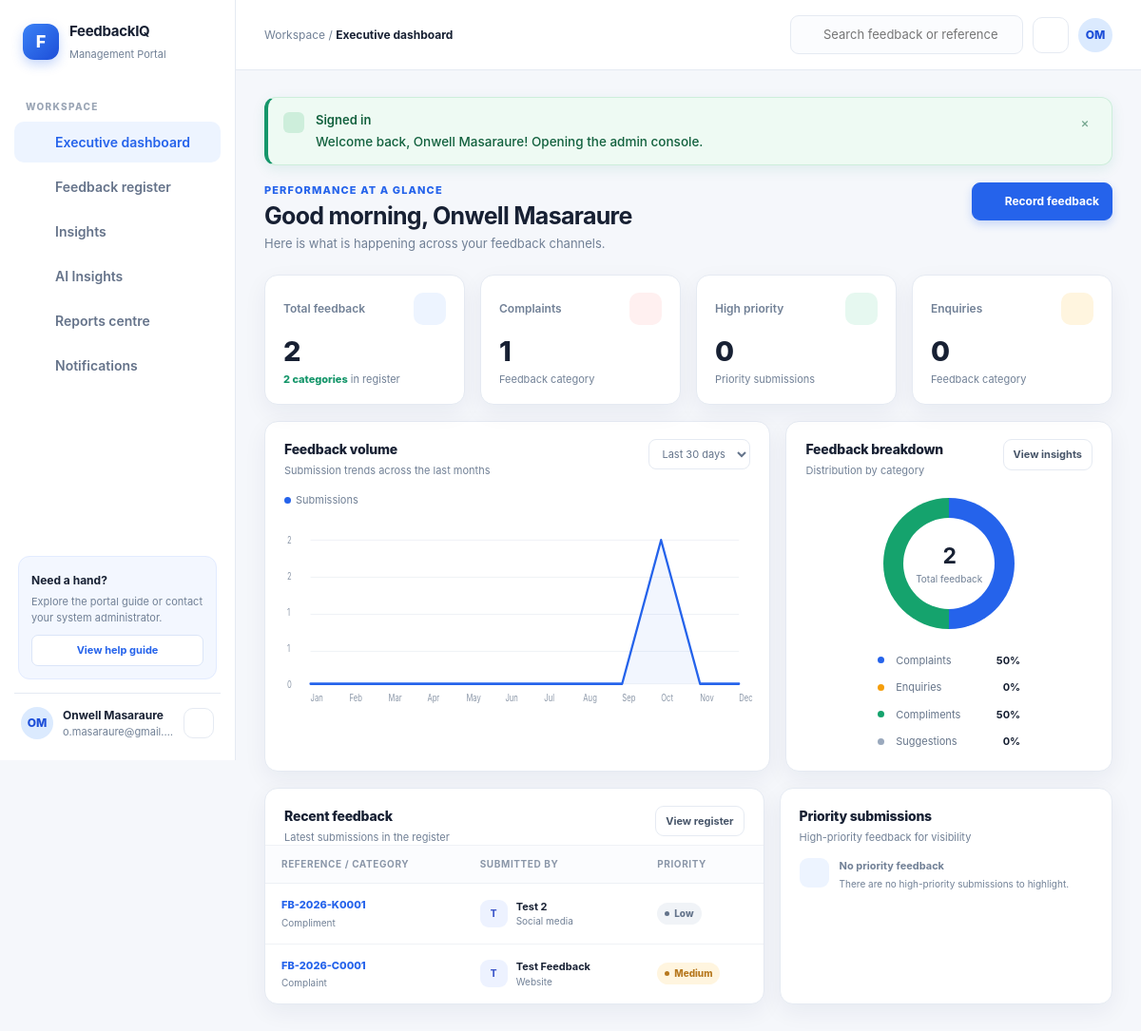
/user/index.php (signed in), run on an earlier commit of the app's database.
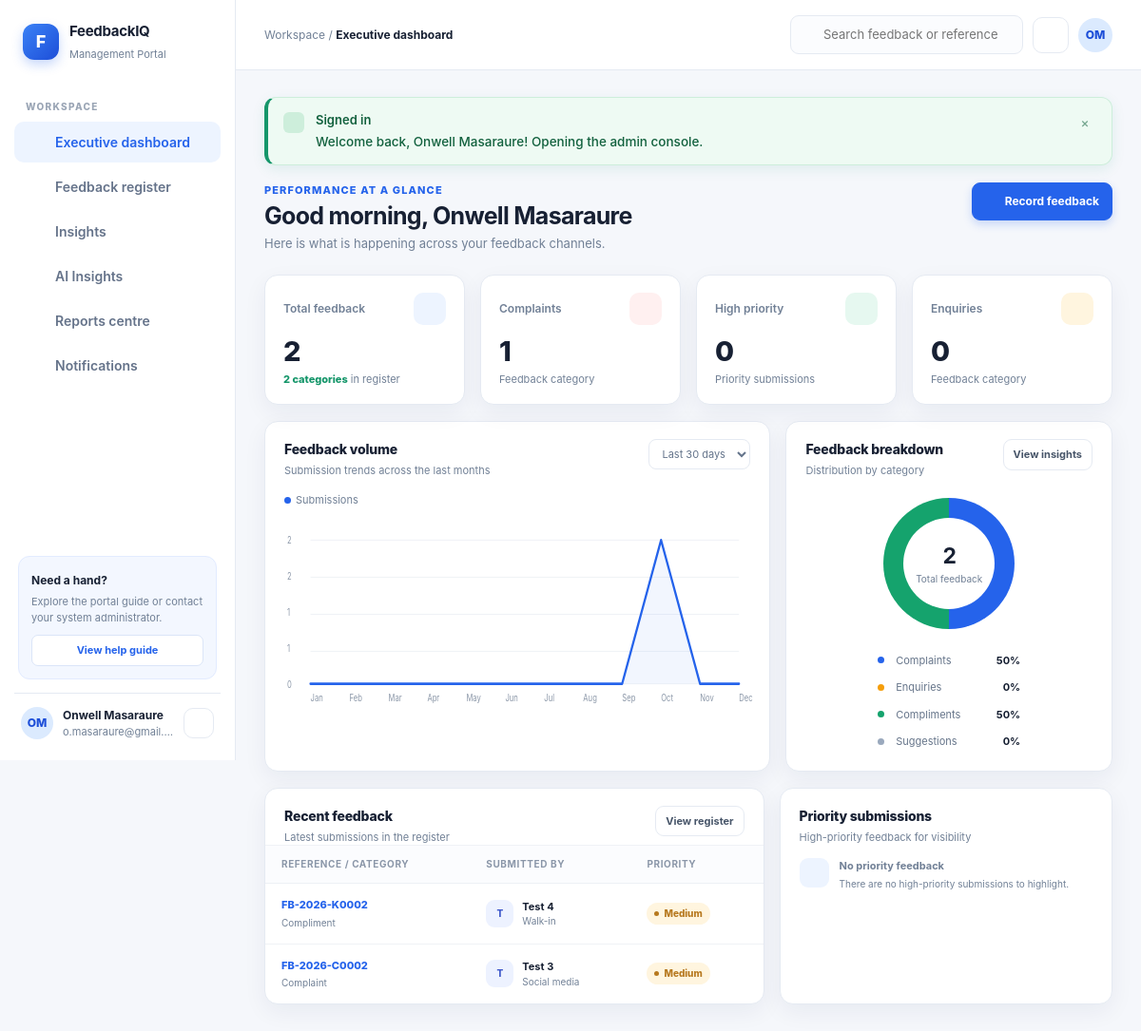
And on a later commit of the database.
### tables this page shows
CREATE TABLE `feedback` (
  `id` int(10) UNSIGNED NOT NULL,
  `reference` varchar(24) NOT NULL,
  `submitted_by` int(10) UNSIGNED DEFAULT NULL,
  `name` varchar(120) NOT NULL DEFAULT 'Anonymous',
  `type` enum('Complaint','Enquiry','Compliment','Suggestion') NOT NULL,
  `priority` enum('Low','Medium','High') NOT NULL DEFAULT 'Medium',
  `summary` text NOT NULL,
  `channel` varchar(40) NOT NULL DEFAULT 'Website',
  `assignee` varchar(120) NOT NULL DEFAULT 'Unassigned',
  `status` enum('Open','In progress','Resolved') NOT NULL DEFAULT 'Open',
  `due_at` date DEFAULT NULL,
  `created_at` datetime NOT NULL DEFAULT current_timestamp(),
  `updated_at` datetime NOT NULL DEFAULT current_timestamp() ON UPDATE current_timestamp(),
  `forwarded_to` varchar(120) NOT NULL DEFAULT '',
  `courtesy_response` text DEFAULT NULL
);

### user/index.php (the view, shortened to what the rows shown need)
<?php
$user   = $_SESSION['user'];
$name   = (string)($user['name']  ?? 'User');
$hour     = (int)date('G');
$greeting = $hour < 12 ? 'Good morning' : ($hour < 18 ? 'Good afternoon' : 'Good evening');
function db(): PDO
{
    static $pdo = null;
    $dsn  = 'mysql:host=' . DB_HOST . ';dbname=' . DB_NAME . ';charset=' . DB_CHARSET;
    $opts = [
        PDO::ATTR_ERRMODE            => PDO::ERRMODE_EXCEPTION,
        PDO::ATTR_DEFAULT_FETCH_MODE => PDO::FETCH_ASSOC,
        PDO::ATTR_EMULATE_PREPARES   => false,
    ];
    try {
        $pdo = new PDO($dsn, DB_USER, DB_PASS, $opts);
    } catch (PDOException $ex) {
        $unknown = ($ex->getCode() === '1049') || (strpos($ex->getMessage(), 'Unknown database') !== false);
        if ($unknown) {
            try {
                $srv = new PDO('mysql:host=' . DB_HOST . ';charset=' . DB_CHARSET, DB_USER, DB_PASS,
                    [PDO::ATTR_ERRMODE => PDO::ERRMODE_EXCEPTION]);
                $srv->exec('CREATE DATABASE IF NOT EXISTS `' . DB_NAME . '` ' .
                    'CHARACTER SET utf8mb4 COLLATE utf8mb4_unicode_ci');
                $srv = null;
                $pdo = new PDO($dsn, DB_USER, DB_PASS, $opts);
            } catch (PDOException $ex2) { db_fail($ex2->getMessage()); }
        } else { db_fail($ex->getMessage()); }
    }
    $pdo->exec("
        CREATE TABLE IF NOT EXISTS feedback (
            id           INT UNSIGNED AUTO_INCREMENT PRIMARY KEY,
            reference    VARCHAR(24) NOT NULL UNIQUE,
            submitted_by INT UNSIGNED NULL,
            name         VARCHAR(120) NOT NULL DEFAULT 'Anonymous',
            type         ENUM('Complaint','Enquiry','Compliment','Suggestion') NOT NULL,
            priority     ENUM('Low','Medium','High') NOT NULL DEFAULT 'Medium',
            summary      TEXT NOT NULL,
            forwarded_to VARCHAR(120) NOT NULL DEFAULT '',
            courtesy_response TEXT NULL,
            channel      VARCHAR(40) NOT NULL DEFAULT 'Website',
            created_at   DATETIME NOT NULL DEFAULT CURRENT_TIMESTAMP,
            updated_at   DATETIME NOT NULL DEFAULT CURRENT_TIMESTAMP ON UPDATE CURRENT_TIMESTAMP,
            INDEX (type), INDEX (priority), INDEX (submitted_by)
        ) ENGINE=InnoDB DEFAULT CHARSET=utf8mb4 COLLATE=utf8mb4_unicode_ci
    ");
    $pdo->exec("
        CREATE TABLE IF NOT EXISTS settings (
            k VARCHAR(64) PRIMARY KEY,
            v TEXT NOT NULL
        ) ENGINE=InnoDB DEFAULT CHARSET=utf8mb4 COLLATE=utf8mb4_unicode_ci
    ");
    $pdo->exec("
        CREATE TABLE IF NOT EXISTS audit_log (
            id      INT UNSIGNED AUTO_INCREMENT PRIMARY KEY,
            ts      DATETIME NOT NULL DEFAULT CURRENT_TIMESTAMP,
            actor   VARCHAR(120) NOT NULL,
            action  VARCHAR(80) NOT NULL,
            ref     VARCHAR(40) NULL,
            details TEXT NULL,
            INDEX (ts)
        ) ENGINE=InnoDB DEFAULT CHARSET=utf8mb4 COLLATE=utf8mb4_unicode_ci
    ");
    return $pdo;
}
function e($v): string
{
    return htmlspecialchars((string)$v, ENT_QUOTES, 'UTF-8');
}
function format_date(?string $d): string
{
    $ts = strtotime($d);
    return $ts ? date('d M Y', $ts) : '—';
}
function pill_priority(string $p): string
{
    $cls = $p === 'High' ? 'p-urgent' : ($p === 'Medium' ? 'p-open' : 'p-low');
    return '<span class="pill ' . $cls . '">' . e($p) . '</span>';
}
$pdo = db();
$all = $pdo->query('SELECT reference, name, type, priority, summary, forwarded_to, courtesy_response, channel, created_at FROM feedback ORDER BY created_at DESC')->fetchAll() ?: [];
$recent = array_slice($all, 0, 5);
$page = (string)($_GET['page'] ?? 'overview');
?>
<!DOCTYPE html>
<html lang="en">
<head>
</head>
<body>
<div class="app">
  <div class="main">
    <main class="content">
      <section class="page <?= $page === 'overview' ? 'active' : '' ?>" id="page-overview">
        <div class="page-head">
          <div>
            <h1><?= e($greeting) ?>, <?= e($name) ?></h1>
          </div>
        </div>
        <div class="grid midgrid">
          <div class="card">
            <div class="card-head">
              <div><h2>Feedback volume</h2><p>Submission trends across the last months</p></div>
            </div>
          </div>
          <div class="card">
            <div class="card-head">
              <div><h2>Feedback breakdown</h2><p>Distribution by category</p></div>
            </div>
          </div>
        </div>
        <div class="grid bottomgrid">
          <div class="card table-card">
            <div class="card-head">
              <div><h2>Recent feedback</h2><p>Latest submissions in the register</p></div>
            </div>
            <div class="table-scroll">
              <table class="table">
                <thead><tr><th>Reference / Category</th><th>Submitted by</th><th>Priority</th><th>Received</th></tr></thead>
                <tbody>
                <?php if (!$recent): ?>
                  <tr><td colspan="4" style="text-align:center;color:var(--muted);padding:28px">No feedback recorded yet.</td></tr>
                <?php else: foreach ($recent as $r): ?>
                  <tr>
                    <td><span class="ref"><?= e($r['reference']) ?></span><div style="font-size:10px;margin-top:3px;color:var(--muted)"><?= e($r['type']) ?></div></td>
                    <td><div class="person"><div class="mini-avatar"><?= e(strtoupper(substr($r['name'],0,1))) ?></div><div><b><?= e($r['name']) ?></b><small><?= e($r['channel']) ?></small></div></div></td>
                    <td><?= pill_priority($r['priority']) ?></td>
                    <td><?= e(format_date($r['created_at'])) ?></td>
                  </tr>
                <?php endforeach; endif; ?>
                </tbody>
              </table>
            </div>
          </div>
          <div class="card">
            <div class="card-head">
              <div><h2>Priority submissions</h2><p>High-priority feedback for visibility</p></div>
            </div>
          </div>
        </div>
      </section>
    </main>
  </div>
</div>
</body>
</html>

What changed in the data, as far as the page shows it:
removed feedback: reference "FB-2026-K0001", type "Compliment", name "T", name "Test 2", channel "Social media", priority "Low"
removed feedback: reference "FB-2026-C0001", type "Complaint", name "T", name "Test Feedback", channel "Website", priority "Medium"
added feedback: reference "FB-2026-K0002", type "Compliment", name "T", name "Test 4", channel "Walk-in", priority "Medium"
added feedback: reference "FB-2026-C0002", type "Complaint", name "T", name "Test 3", channel "Social media", priority "Medium"
